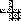

Source code (Python):
from PIL import Image

output_img = Image.new("L", (21,21))


for i in range(21):
    for j in range(21):
        if ((i*j) % 2 + (i*j)) % 3 == 0:
            pixel_value = 0
        else:
            pixel_value = 255
        output_img.putpixel((j, i), pixel_value)
for i in range(9):
    for j in range(9):
        output_img.putpixel((i, j), 255)
for i in range(13, 21):
    for j in range(9):
        output_img.putpixel((i, j), 255)
for i in range(9):
    for j in range(13, 21):
        output_img.putpixel((i, j), 255)
pixels_to_set_white = [(6,9), (6,10), (6,11), (6,12)]
for pixel in pixels_to_set_white:
    output_img.putpixel(pixel, 255)
output_img.save("mask5.jpg")
